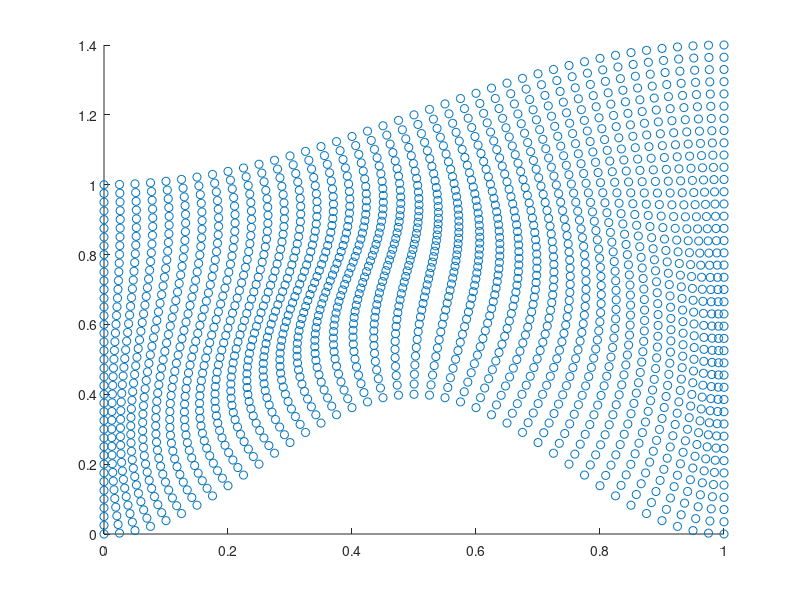

The MATLAB script that drew this image:
% Question 2, MATH-228b HW 1
clear all

T = 0.5;

a1 = @(xi) 2*xi^3 - 3*xi^2 + 1;
a2 = @(xi) 3*xi^2 -2*xi^3;
a3 = @(xi) xi^3 - 2*xi^2 + xi;
a4 = @(xi) xi^3 - xi^2;

b1 = @(eta) 2*eta^3 - 3*eta^2 + 1;
b2 = @(eta) 3*eta^2 -2*eta^3;
b3 = @(eta) eta^3 - 2*eta^2 + eta;
b4 = @(eta) eta^3 - eta^2;

leftx =     @(xi,eta) 0;
lefty =     @(xi,eta) eta;
rightx =    @(xi,eta) 1;
righty =    @(xi,eta) 1.4*eta;
bottomx =   @(xi,eta) xi;
bottomy =   @(xi,eta) (1-cos(2*pi*xi))/5;
topx =      @(xi,eta) xi;
topy =      @(xi,eta) 1 + (1-cos(pi*xi))/5;

leftnx =    @(xi,eta) 1;
leftny =    @(xi,eta) 0;
rightnx =   @(xi,eta) 1;
rightny =   @(xi,eta) 0;

bottomnx = @(xi,eta) (-2*pi*sin(2*pi*xi)/5)/sqrt((-2*pi*sin(2*pi*xi)/5)^2+1);
bottomny = @(xi,eta) (1)/sqrt((-2*pi*sin(2*pi*xi)/5)^2+1);
topnx = @(xi,eta) (-pi*sin(pi*xi)/5)/sqrt((-pi*sin(pi*xi)/5)^2+1);
topny = @(xi,eta) (1)/sqrt((-pi*sin(pi*xi)/5)^2+1);

k = 1;
for dxi = linspace(0, 1, 41)
    for deta = linspace(0, 1, 41)
        x(k) = a1(dxi)*leftx(dxi, deta) + a2(dxi)*rightx(dxi, deta) + b1(deta)*bottomx(dxi, deta) + b2(deta)*topx(dxi, deta) ... % original four terms
             + a3(dxi)*T*leftnx(dxi,deta) + a4(dxi)*T*rightnx(dxi,deta) + b3(deta)*T*bottomnx(dxi,deta) + b4(deta)*T*topnx(dxi,deta) ... % four derivative terms
              - (a1(dxi)*b1(deta)*leftx(0, 0) + a1(dxi)*b2(deta)*leftx(0, 1) + a2(dxi)*b1(deta)*rightx(1,0) + a2(dxi)*b2(deta)*rightx(1,1)) ... % subtract out corners
              - (a1(dxi)*b3(deta)*T*bottomnx(0,0)   + a1(dxi)*b4(deta)*T*topnx(0,1))  ...
              - (a2(dxi)*b3(deta)*T*bottomnx(1,0)   + a2(dxi)*b4(deta)*T*topnx(1,1))  ...
              - (b1(deta)*a3(dxi)*T*leftnx(0,0)     + b1(deta)*a4(dxi)*T*rightnx(1,0))  ...
              - (b2(deta)*a3(dxi)*T*leftnx(0,1)     + b2(deta)*a4(dxi)*T*rightnx(1,1));
        
        y(k) = a1(dxi)*lefty(dxi, deta) + a2(dxi)*righty(dxi, deta) + b1(deta)*bottomy(dxi, deta) + b2(deta)*topy(dxi, deta) ... % original four terms
             + a3(dxi)*T*leftny(dxi,deta) + a4(dxi)*T*rightny(dxi,deta) + b3(deta)*T*bottomny(dxi,deta) + b4(deta)*T*topny(dxi,deta) ... % four derivative terms
            - (a1(dxi)*b1(deta)*lefty(0, 0) + a1(dxi)*b2(deta)*lefty(0, 1) + a2(dxi)*b1(deta)*righty(1,0) + a2(dxi)*b2(deta)*righty(1,1)) ... % subtract out corners
            - (a1(dxi)*b3(deta)*T*bottomny(0,0)    + a1(dxi)*b4(deta)*T*topny(0,1)) ...
            - (a2(dxi)*b3(deta)*T*bottomny(1,0)    + a2(dxi)*b4(deta)*T*topny(1,1)) ...
            - (b1(deta)*a3(dxi)*T*leftny(0,0)      + b1(deta)*a4(dxi)*T*rightny(1,0)) ...
            - (b2(deta)*a3(dxi)*T*leftny(0,1)      + b2(deta)*a4(dxi)*T*rightny(1,1));
        k = k + 1;
    end
end

%x = unique(x);
%y = unique(y);
scatter(x, y, 'o')
saveas(gcf, 'hermite_plot', 'png')
